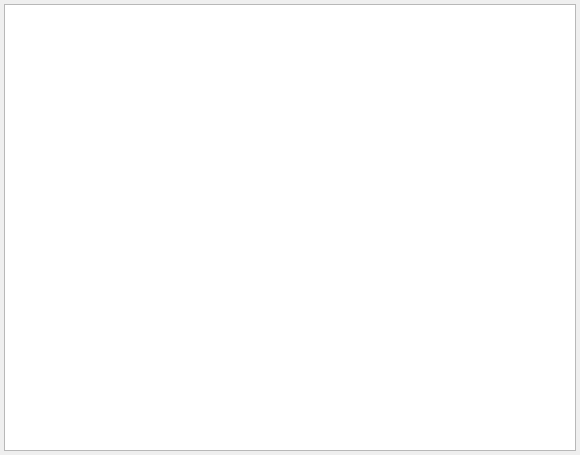
<?xml version="1.0" encoding="UTF-8"?>
<ui version="4.0">
 <class>ContractForm</class>
 <widget class="QWidget" name="ContractForm">
  <property name="geometry">
   <rect>
    <x>0</x>
    <y>0</y>
    <width>580</width>
    <height>455</height>
   </rect>
  </property>
  <property name="windowTitle">
   <string>Form</string>
  </property>
  <layout class="QHBoxLayout" name="horizontalLayout">
   <property name="spacing">
    <number>4</number>
   </property>
   <property name="leftMargin">
    <number>4</number>
   </property>
   <property name="topMargin">
    <number>4</number>
   </property>
   <property name="rightMargin">
    <number>4</number>
   </property>
   <property name="bottomMargin">
    <number>4</number>
   </property>
   <item>
    <widget class="QTableWidget" name="tableWidget"/>
   </item>
  </layout>
 </widget>
 <resources/>
 <connections/>
</ui>
